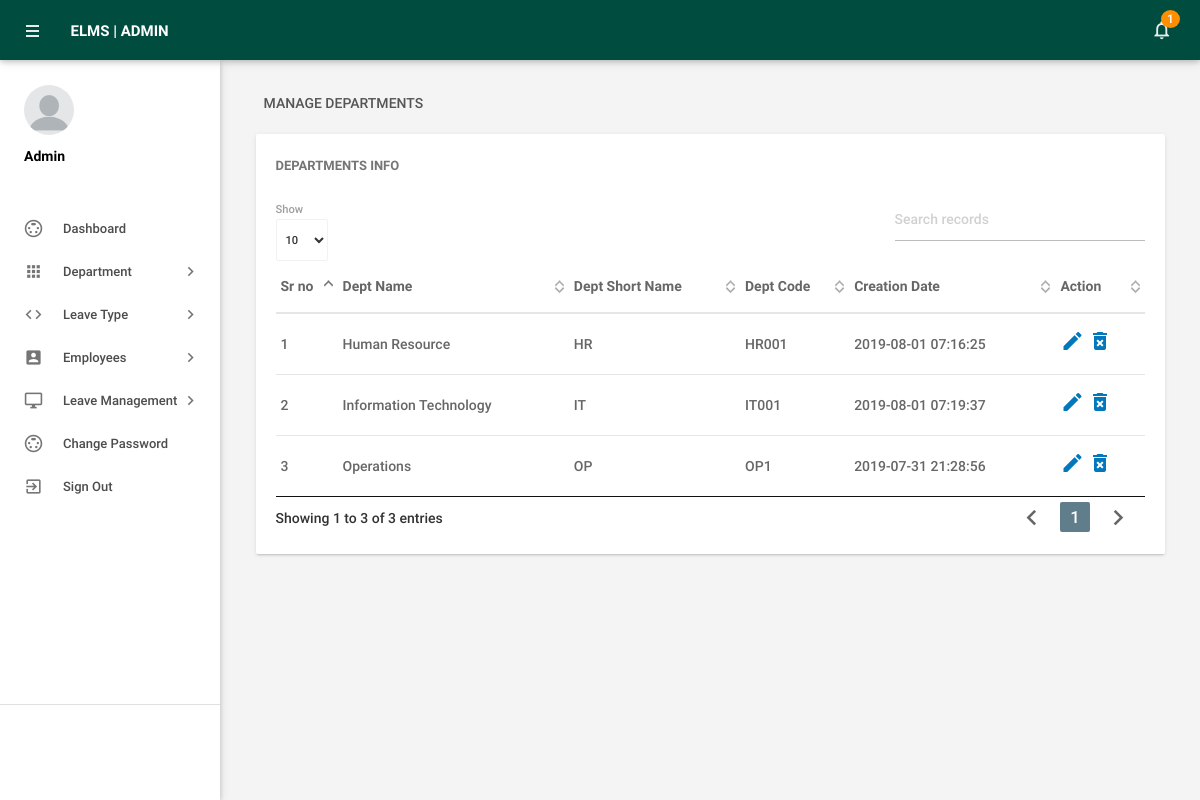
Screenshot of /admin/managedepartments.php (signed in) with the database file from the repository.
### tables this page shows
CREATE TABLE `tbldepartments` (
  `id` int(11) NOT NULL,
  `DepartmentName` varchar(150) DEFAULT NULL,
  `DepartmentShortName` varchar(100) NOT NULL,
  `DepartmentCode` varchar(50) DEFAULT NULL,
  `CreationDate` timestamp NULL DEFAULT CURRENT_TIMESTAMP
);

### admin/managedepartments.php (the view, shortened to what this page needs)
<?php
include('includes/config.php');
if(strlen($_SESSION['alogin'])==0)
    {
header('location:index.php');
}
else{
    ?>
<!DOCTYPE html>
<html lang="en">
    <head>
        <link type="text/css" rel="stylesheet" href="../assets/plugins/materialize/css/materialize.min.css"/>
        <link href="../assets/plugins/material-preloader/css/materialPreloader.min.css" rel="stylesheet">
        <link href="../assets/plugins/datatables/css/jquery.dataTables.min.css" rel="stylesheet">
        <link href="../assets/css/alpha.min.css" rel="stylesheet" type="text/css"/>
        <link href="../assets/css/custom.css" rel="stylesheet" type="text/css"/>
    </head>
    <body>
       <?php include('includes/header.php');?>
       <?php include('includes/sidebar.php');?>
            <main class="mn-inner">
                <div class="row">
                    <div class="col s12">
                        <div class="page-title">Manage Departments</div>
                    </div>
                    <div class="col s12 m12 l12">
                        <div class="card">
                            <div class="card-content">
                                <span class="card-title">Departments Info</span>
                                <table id="example" class="display responsive-table ">
                                    <thead>
                                        <tr>
                                            <th>Sr no</th>
                                            <th>Dept Name</th>
                                            <th>Dept Short Name</th>
                                            <th>Dept Code</th>
                                            <th>Creation Date</th>
                                            <th>Action</th>
                                        </tr>
                                    </thead>
                                    <tbody>
<?php $sql = "SELECT * from tbldepartments";
$query = $dbh -> prepare($sql);
$query->execute();
$results=$query->fetchAll(PDO::FETCH_OBJ);
$cnt=1;
if($query->rowCount() > 0)
{
foreach($results as $result)
{               ?>
                                        <tr>
                                            <td> <?php echo htmlentities($cnt);?></td>
                                            <td><?php echo htmlentities($result->DepartmentName);?></td>
                                            <td><?php echo htmlentities($result->DepartmentShortName);?></td>
                                            <td><?php echo htmlentities($result->DepartmentCode);?></td>
                                            <td><?php echo htmlentities($result->CreationDate);?></td>
                                            <td><a href="editdepartment.php?deptid=<?php echo htmlentities($result->id);?>"><i class="material-icons">mode_edit</i></a><a href="managedepartments.php?del=<?php echo htmlentities($result->id);?>" onclick="return confirm('Do you want to delete');"> <i class="material-icons">delete_forever</i></a></td>
                                        </tr>
                                         <?php $cnt++;} }?>
                                    </tbody>
                                </table>
                            </div>
                        </div>
                    </div>
                </div>
            </main>
        </div>
        <div class="left-sidebar-hover"></div>
    </body>
</html>
<?php } ?>

### admin/includes/header.php (shortened to what this page needs)
        <div class="mn-content fixed-sidebar">
            <header class="mn-header navbar-fixed #004d40 teal darken-4 navbar1">
                <nav class="#004d40 teal darken-4 navbar1">
                    <div class="nav-wrapper row">
                        <section class="material-design-hamburger navigation-toggle">
                            <a href="#" data-activates="slide-out" class="button-collapse show-on-large material-design-hamburger__icon">
                                <span class="material-design-hamburger__layer"></span>
                            </a>
                        </section>
                        <div class="header-title col s3">
                            <span class="chapter-title">ELMS | Admin</span>
                        </div>
                        <ul class="right col s9 m3 nav-right-menu">
                            <li class="hide-on-small-and-down"><a href="javascript:void(0)" data-activates="dropdown1" class="dropdown-button dropdown-right show-on-large"><i class="material-icons">notifications_none</i>
<?php
$isread=0;
$sql = "SELECT id from tblleaves where IsRead=:isread";
$query = $dbh -> prepare($sql);
$query->bindParam(':isread',$isread,PDO::PARAM_STR);
$query->execute();
$unreadcount=$query->rowCount();?>
                                <span class="badge"><?php echo htmlentities($unreadcount);?></span></a></li>
                        </ul>
                    </div>
                </nav>
            </header>

### admin/includes/sidebar.php (shortened to what this page needs)
   <aside id="slide-out" class="side-nav fixed">
              <div class="side-nav-wrapper">
                  <div class="sidebar-profile">
                      <div class="sidebar-profile-image">
                          <img src="../assets/images/profile-image.png" class="circle" alt="">
                      </div>
                      <div class="sidebar-profile-info">
                              <p>Admin</p>
                      </div>
                  </div>
              <ul class="sidebar-menu collapsible collapsible-accordion" data-collapsible="accordion">
                  <li class="no-padding"><a class="waves-effect waves-grey" href="dashboard.php"><i class="material-icons">settings_input_svideo</i>Dashboard</a></li>
                  <li class="no-padding">
                      <a class="collapsible-header waves-effect waves-grey"><i class="material-icons">apps</i>Department<i class="nav-drop-icon material-icons">keyboard_arrow_right</i></a>
                  </li>
                  <li class="no-padding">
                      <a class="collapsible-header waves-effect waves-grey"><i class="material-icons">code</i>Leave Type<i class="nav-drop-icon material-icons">keyboard_arrow_right</i></a>
                  </li>
                  <li class="no-padding">
                      <a class="collapsible-header waves-effect waves-grey"><i class="material-icons">account_box</i>Employees<i class="nav-drop-icon material-icons">keyboard_arrow_right</i></a>
                  </li>
 <li class="no-padding">
                      <a class="collapsible-header waves-effect waves-grey"><i class="material-icons">desktop_windows</i>Leave Management<i class="nav-drop-icon material-icons">keyboard_arrow_right</i></a>
                  </li>
<li class="no-padding"><a class="waves-effect waves-grey" href="changepassword.php"><i class="material-icons">settings_input_svideo</i>Change Password</a></li>
                      <li class="no-padding">
                              <a class="waves-effect waves-grey" href="logout.php"><i class="material-icons">exit_to_app</i>Sign Out</a>
                          </li>
              </ul>
                 <div class="footer">
              </div>
              </div>
          </aside>

### rows the page displays
tbldepartments: DepartmentName "Human Resource", DepartmentShortName "HR", DepartmentCode "HR001", CreationDate "2019-08-01 07:16:25"
tbldepartments: DepartmentName "Information Technology", DepartmentShortName "IT", DepartmentCode "IT001", CreationDate "2019-08-01 07:19:37"
tbldepartments: DepartmentName "Operations", DepartmentShortName "OP", DepartmentCode "OP1", CreationDate "2019-07-31 21:28:56"

### other values shown
$unreadcount "1"
